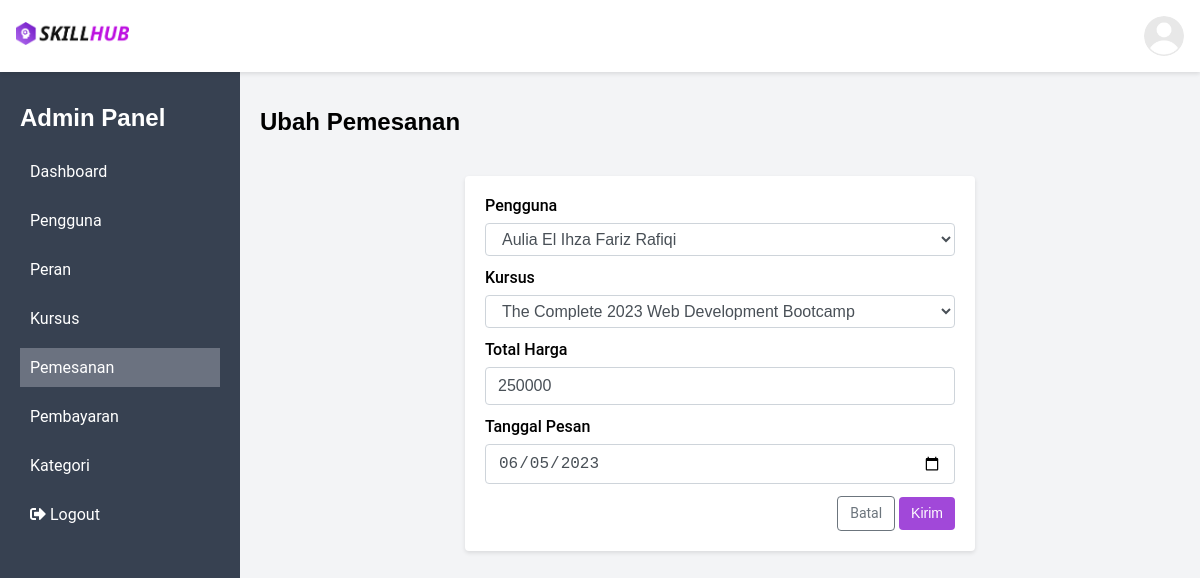
Screenshot of /public/pemesanan/edit/1 (signed in) with the database file from the repository.
### tables this page shows
CREATE TABLE `pemesanan` (
  `id` int(11) NOT NULL,
  `id_pengguna` int(11) NOT NULL,
  `id_kursus` int(11) NOT NULL,
  `total_harga` decimal(10,0) NOT NULL,
  `tanggal_pesan` date NOT NULL
);

CREATE TABLE `pengguna` (
  `id` int(11) NOT NULL,
  `id_peran` int(11) DEFAULT NULL,
  `nama` varchar(100) NOT NULL,
  `email` varchar(100) NOT NULL,
  `password` varchar(255) NOT NULL,
  `is_login` tinyint(1) DEFAULT NULL
);

CREATE TABLE `kursus` (
  `id` int(11) NOT NULL,
  `id_kategori` int(11) DEFAULT NULL,
  `id_pengguna` int(11) NOT NULL,
  `nama` varchar(255) NOT NULL,
  `total_jam_belajar` decimal(10,0) DEFAULT NULL,
  `harga` decimal(10,0) NOT NULL,
  `rating` decimal(2,1) DEFAULT NULL,
  `deskripsi` text DEFAULT NULL
);

### app/controllers/Pemesanan.php (called while the page is built, shortened)
<?php
class Pemesanan extends Controller
{
    public function edit($id)
    {
        $data["judul"] = "Ubah Pemesanan";
        $data["pengguna"] = $this->model("PenggunaModel")->all();
        $data["kursus"] = $this->model("KursusModel")->all();
        $data["pemesanan"] = $this->model("PemesananModel")->find($id);
        $data['errors'] = $_SESSION['errors'] ?? null;
        $this->view("admin_panel.pemesanan.edit", $data, "templates.layout_admin");
    }
}

### app/core/App.php (called while the page is built, shortened)
<?php
class App
{
    protected $method = 'index';
    protected $params = [];
    public function __construct()
    {
        $url = $this->parseURL();
        if (isset($url[0]) && file_exists('../app/controllers/' . $url[0] . '.php')) {
            unset($url[0]);
        } else if (isset($url[0]) && !file_exists('../app/controllers/' . $url[0] . '.php')) {
            abort_if(true, 404, "errors.404");
        }
        $this->controller = new $this->controller;
        if (isset($url[1])) {
            if (method_exists($this->controller, $url[1])) {
                $this->method = $url[1];
                unset($url[1]);
            }
        }
        if (!empty($url)) {
            $this->params = array_values($url);
        }
        call_user_func_array([$this->controller, $this->method], $this->params);
    }
    public static function parseURL(): ?array
    {
        if (isset($_GET['url'])) {
            $url = rtrim($_GET['url'], '/');
            $url = filter_var($url, FILTER_SANITIZE_URL);
            $url = explode('/', $url);
            return $url;
        }
        return null;
    }
}

### public/index.php (called while the page is built, shortened)
<?php
$app = new App;

### app/core/Database.php (called while the page is built, shortened)
<?php
class Database{
    private $host = DB_HOST,
            $user = DB_USER,
            $pass = DB_PASS,
            $dbname = DB_NAME;
    private $dbh,
            $stmt;
    public function __construct(){
        $dsn = "mysql:host=$this->host;dbname=$this->dbname";
        $option = [
            PDO::ATTR_PERSISTENT => true,
            PDO::ATTR_ERRMODE => PDO::ERRMODE_EXCEPTION
        ];
        try{
            $this->dbh = new PDO($dsn, "$this->user", "$this->pass", $option);
        }catch(PDOException $e){
            die($e->getMessage());
        }
    }
    public function query($query){
        $this->stmt = $this->dbh->prepare($query);
    }
    public function bind($param, $value, $type = null){
        if(is_null($type)){
            switch(true){
                default :
                    $type = PDO::PARAM_STR;
            }
        }
        $this->stmt->bindValue($param, $value, $type);
    }
    public function execute(){
        $this->stmt->execute();
    }
    public function resultSet(){
        $this->execute();
        return $this->stmt->fetchAll(PDO::FETCH_ASSOC);
    }
    public function single(){
        $this->execute();
        return $this->stmt->fetch(PDO::FETCH_ASSOC);
    }
}

### app/models/PenggunaModel.php (called while the page is built, shortened)
<?php
class PenggunaModel
{
    private $table = "pengguna", $db;
    public function __construct()
    {
        $this->db = new Database;
    }
    public function all()
    {
        $sql = <<<SQL
            SELECT $this->table.*, peran.nama AS nama_peran
            FROM $this->table, peran
            WHERE $this->table.id_peran = peran.id
        SQL;
        $this->db->query($sql);
        return $this->db->resultSet();
    }
}

### app/models/PemesananModel.php (called while the page is built, shortened)
<?php
class PemesananModel
{
    private $table = "pemesanan", $db;
    public function __construct()
    {
        $this->db = new Database;
    }
    public function find($id)
    {
        $sql = <<<SQL
            SELECT $this->table.*, pengguna.nama AS nama_pengguna, kursus.nama AS nama_kursus
            FROM $this->table, pengguna, kursus
            WHERE $this->table.id_pengguna = pengguna.id
            AND $this->table.id_kursus = kursus.id
            AND $this->table.id = :id
        SQL;
        $this->db->query($sql);
        $this->db->bind('id', $id);
        return $this->db->single();
    }
}

### app/models/KursusModel.php (called while the page is built, shortened)
<?php
class KursusModel
{
    private $table = "kursus", $db;
    public function __construct()
    {
        $this->db = new Database;
    }
    public function all()
    {
        $sql = <<<SQL
            SELECT $this->table.*, kategori.nama AS nama_kategori, pengguna.nama AS nama_pengguna
            FROM $this->table, kategori, pengguna
            WHERE $this->table.id_kategori = kategori.id
            AND $this->table.id_pengguna = pengguna.id
        SQL;
        $this->db->query($sql);
        return $this->db->resultSet();
    }
}

### app/views/admin_panel/pemesanan/edit.php (the view, shortened to what this page needs)
<h2>Ubah Pemesanan</h2>
<div class="container container-sm form-crud">
  <div class="card">
    <div class="card-body">
      <form action="<?= BASEURL; ?>/pemesanan/update" method="POST">
        <div class="mb-3">
          <label for="selectPengguna" class="form-label">Pengguna</label>
          <select class="form-control" id="selectPengguna" name="id_pengguna">
            <?php foreach($pengguna as $row): ?>
              <option value="<?= $row['id']; ?>"
                      <?= $pemesanan['id_pengguna'] === $row['id'] ? 'selected' : '' ?>
              >
                <?= $row['nama']; ?>
              </option>
            <?php endforeach;?>
          </select>
        </div>
        <div class="mb-3">
          <label for="selectKursus" class="form-label">Kursus</label>
          <select class="form-control" id="selectkursus" name="id_kursus">
            <?php foreach($kursus as $row): ?>
              <option value="<?= $row['id']; ?>"
                      <?= $pemesanan['id_kursus'] === $row['id'] ? 'selected' : '' ?>
              >
                <?= $row['nama']; ?>
              </option>
            <?php endforeach;?>
          </select>
        </div>
        <div class="mb-3">
          <label for="total_harga" class="form-label">Total Harga</label>
          <input type="number" min="0" class="form-control" name="total_harga" id="total_harga" placeholder="Masukkan total harga"
                 value="<?= $pemesanan['total_harga'] ?>">
        </div>
        <div class="mb-3">
          <label for="tanggal_pesan" class="form-label">Tanggal Pesan</label>
          <input type="date" class="form-control" name="tanggal_pesan" id="tanggal_pesan" placeholder="Masukkan tanggal pesan"
                 value="<?= $pemesanan['tanggal_pesan'] ?>">
        </div>
        <div class="text-right">
          <a class="btn btn-outline btn-outline-secondary text-sm" href="<?= BASEURL; ?>/pemesanan/index">Batal</a>
          <button class="btn btn-primary text-sm">Kirim</button>
        </div>
      </form>
    </div>
  </div>
</div>

### public/css/style.css (style rules this page uses)
body, p { margin: 0; border: 0; outline: 0; font-size: 1rem; vertical-align: baseline; background: transparent; font-family: "Roboto", sans-serif; }
h1, h2, h3, h4, h5, h6 { font-family: "Montserrat", sans-serif; }
a { text-decoration: none; }
.btn { display: inline-block; font-weight: 400; color: #fff; text-align: center; vertical-align: middle; user-select: none; background-color: transparent; padding: 0.375rem 0.75rem; font-size: 1rem; line-height: 1.5; border-radius: 0.25rem; transition: color 0.15s ease-in-out, background-color 0.15s ease-in-out, border-color 0.15s ease-in-out, box-shadow 0.15s ease-in-out; cursor: pointer; border: none; }
.btn-primary { background-color: #a148d9; border-color: #a148d9; color: #fff; }
.btn-outline { border-width: 1px; border-style: solid; padding: 0.375rem 0.75rem; }
.btn-outline-secondary { color: #6c757d; border-color: #6c757d; }
.container { width: 100%; padding-right: 15px; padding-left: 15px; margin-right: auto; margin-left: auto; }
.container-sm { max-width: 540px; }
.mb-3 { margin-bottom: 0.75rem; }
.text-sm { font-size: 0.875rem; }
.text-right { text-align: right; }
.form-control { display: block; width: 100%; padding: 0.375rem 0.75rem; font-size: 1rem; line-height: 1.5; color: #495057; background-color: #fff; background-clip: padding-box; border: 1px solid #ced4da; border-radius: 0.25rem; transition: border-color 0.15s ease-in-out, box-shadow 0.15s ease-in-out; }
.form-control::placeholder { color: #6c757d; opacity: 1; }
.form-label { display: block; margin-bottom: 0.5rem; font-weight: 500; }
.card { position: relative; display: -ms-flexbox; display: flex; -ms-flex-direction: column; flex-direction: column; min-width: 0; word-wrap: break-word; background-color: #fff; background-clip: border-box; box-shadow: 0 2px 4px rgba(0, 0, 0, 0.1); border-radius: 0.25rem; }
.card-body { -ms-flex: 1 1 auto; flex: 1 1 auto; padding: 1.25rem; }
.form-crud { margin-top: 2.5rem; }

### rows the page displays
pemesanan: id_pengguna "Aulia El Ihza Fariz Rafiqi", id_kursus "The Complete 2023 Web Development Bootcamp", total_harga "250000", tanggal_pesan "06/05/2023"
